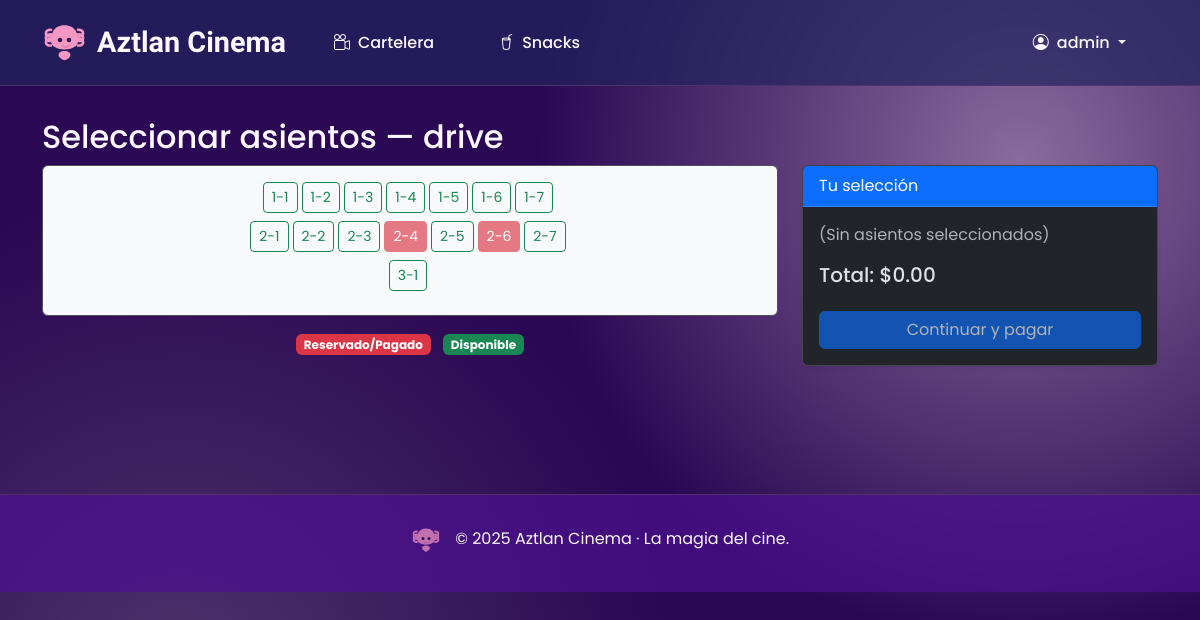
Page /showtime/2/seats/ (signed in) on the committed database.
### cinema/models.py (models this page shows, shortened)
class TimeStampedModel(models.Model):
   created = models.DateTimeField(auto_now_add=True)
   updated = models.DateTimeField(auto_now=True)
   class Meta:
       abstract = True
       ordering = ('-created',)

class Showtime(TimeStampedModel):
   movie         = models.ForeignKey(Movie, on_delete=models.PROTECT, related_name='showtimes')
   auditorium    = models.ForeignKey(Auditorium, on_delete=models.PROTECT, related_name='showtimes')
   start_time    = models.DateTimeField()
   language      = models.CharField(max_length=20, choices=[('SUB', 'Subtitulada'), ('DUB', 'Doblada')])
   format        = models.CharField(max_length=10, choices=[('2D', '2D'), ('3D', '3D'), ('IMAX', 'IMAX')])
   base_price    = models.DecimalField(max_digits=6, decimal_places=2)
   class Meta:
       indexes = [models.Index(fields=('start_time',))]
       unique_together = (('auditorium', 'start_time'),)

class Movie(TimeStampedModel):
   title         = models.CharField(max_length=200)
   original_title= models.CharField(max_length=200, blank=True)
   synopsis      = models.TextField(blank=True)
   duration_min  = models.PositiveSmallIntegerField(help_text='Duración en minutos')
   release_date  = models.DateField()
   rating        = models.CharField(max_length=10, help_text='Clasificación, p. ej. PG-13')
   poster        = models.ImageField(upload_to='posters/', blank=True)
   trailer_url   = models.URLField(blank=True)
   genres        = models.ManyToManyField(Genre, related_name='movies')
   is_active     = models.BooleanField(default=True)

class Seat(models.Model):
   auditorium    = models.ForeignKey(Auditorium, on_delete=models.CASCADE, related_name='seats')
   row           = models.PositiveSmallIntegerField()
   col           = models.PositiveSmallIntegerField()
   seat_type     = models.CharField(max_length=20, default='standard')  # ej. VIP, 4DX…
   class Meta:
       unique_together = (('auditorium', 'row', 'col'),)
       ordering = ('row', 'col')

### cinema/views.py (the view, shortened to what this page needs)
# urls.py: path("showtime/<int:pk>/seats/",SeatSelectionView.as_view(),name="seat_selection"),
class SeatSelectionView(LoginRequiredMixin, View):
   login_url = 'login'
   template_name = 'seat_selection.html'
   def get(self, request, pk):
       showtime = get_object_or_404(
           Showtime.objects.select_related("auditorium__cinema", "movie"),
           pk=pk
       )
       aud = showtime.auditorium
       taken = set(
           showtime.tickets
           .filter(status__in=[ReservationStatus.RESERVED, ReservationStatus.PAID])
           .values_list("seat_id", flat=True)
       )
       seats_qs = aud.seats.all().order_by("row", "col")
       if not seats_qs.exists():
           return render(request, self.template_name, {
               "showtime": showtime,
               "no_seats": True
           })
       grid = {}
       for seat in seats_qs:
           grid.setdefault(seat.row, []).append(seat)
       return render(request, self.template_name, {
           "showtime": showtime,
           "grid": grid,
           "taken": taken,
       })

### cinema/templates/seat_selection.html (shortened to what this page needs)
{% extends "baseHome.html" %}
{% block content %}
 <h2>Seleccionar asientos — {{ showtime.movie.title }}</h2>
 {% if no_seats %}
   <div class="alert alert-warning">
     <i class="bi bi-exclamation-triangle-fill me-1"></i>
     Aún no se han configurado los asientos para esta sala.
   </div>
 {% else %}
   <form method="post" class="row gx-4">
     <div class="col-md-8">
       <div class="border bg-light p-3 rounded text-center">
         {% for row, seats in grid.items %}
           <div class="d-flex justify-content-center mb-2">
             {% for seat in seats %}
               {% if seat.id in taken %}
                 <button class="btn btn-sm btn-danger me-1" disabled>
                   {{ seat.row }}-{{ seat.col }}
                 </button>
               {% else %}
                 <label class="me-1">
                   <span class="btn btn-sm btn-outline-success {% if not user.is_authenticated %}opacity-50{% endif %}">
                     {{ seat.row }}-{{ seat.col }}
                   </span>
                 </label>
               {% endif %}
             {% endfor %}
           </div>
         {% endfor %}
       </div>
       <div class="mt-3 text-center">
         <span class="badge bg-danger me-2">Reservado/Pagado</span>
         <span class="badge bg-success">Disponible</span>
       </div>
     </div>
     <div class="col-md-4">
       <div class="card shadow-sm">
         <div class="card-header bg-primary text-white">Tu selección</div>
         <div class="card-body">
           <ul id="selected-list" class="list-unstyled mb-3">
           </ul>
           <h5>Total: $<span id="total-price">0.00</span></h5>
           {% if user.is_authenticated %}
             <button
               id="submit-btn"
               type="submit"
               class="btn btn-primary w-100 mt-3"
               disabled>
               Continuar y pagar
             </button>
           {% endif %}
         </div>
       </div>
     </div>
   </form>
 {% endif %}
{% endblock %}

### templates/baseHome.html (shortened to what this page needs)
{% load static %}
<!DOCTYPE html>
<html lang="es" data-bs-theme="dark">
<head>
    <link href="https://cdn.jsdelivr.net/npm/bootstrap@5.3.3/dist/css/bootstrap.min.css" rel="stylesheet">
    <link href="https://cdn.jsdelivr.net/npm/bootstrap-icons@1.11.3/font/bootstrap-icons.css" rel="stylesheet">
</head>
<body>
    <div class="bubbles">
    </div>
    <nav class="navbar navbar-expand-lg">
        <div class="container">
            <a class="navbar-brand d-flex align-items-center" href="{% url 'home' %}">
                Aztlan Cinema
            </a>
            <div id="nav" class="collapse navbar-collapse">
                <ul class="navbar-nav me-auto mb-2 mb-lg-0">
                    <li class="nav-item">
                        <a class="nav-link{% if request.resolver_match.url_name == 'home' %} active{% endif %}" href="{% url 'home' %}">
                            <i class="bi bi-camera-reels me-2"></i>Cartelera
                        </a>
                    </li>
                    <li class="nav-item">
                        <a class="nav-link{% if request.resolver_match.url_name == 'snack_list' %} active{% endif %}" href="{% url 'snack_list' %}">
                            <i class="bi bi-cup-straw me-2"></i>Snacks
                        </a>
                    </li>
                </ul>
                <ul class="navbar-nav">
                    {% if request.user.is_authenticated %}
                        <li class="nav-item dropdown">
                            <a class="nav-link dropdown-toggle" href="#" role="button" data-bs-toggle="dropdown" aria-expanded="false">
                                <i class="bi bi-person-circle me-2"></i>{{ request.user.get_short_name|default:request.user.username }}
                            </a>
                        </li>
                    {% else %}
                        <li class="nav-item">
                            <a class="nav-link" href="{% url 'login' %}">
                                <i class="bi bi-box-arrow-in-right me-2"></i>Entrar
                            </a>
                        </li>
                    {% endif %}
                </ul>
            </div>
        </div>
    </nav>
    <main class="container">
        {% block content %}{% endblock %}
    </main>
    <footer class="text-center">
        <div class="container">
            <p class="mb-2">
                © {% now "Y" %} Aztlan Cinema · La magia del cine.
            </p>
        </div>
    </footer>
</body>
</html>

### templates/baseHome.html (style rules this page uses)
:root { --axolotl-deep-purple: #2b0853ff; --axolotl-mid-purple: #4D326C; --axolotl-soft-purple: #8B6B9D; --axolotl-pink: #F597C4; --axolotl-glow: #63E2D9; --axolotl-white: #FDF7FF; --body-font: 'Poppins', sans-serif; --title-font: 'Comfortaa', cursive; }
body { background-color: var(--axolotl-deep-purple); background-image: radial-gradient(circle at 15% 85%, var(--axolotl-mid-purple), transparent 40%), radial-gradient(circle at 85% 20%, var(--axolotl-soft-purple), transparent 40%); color: var(--axolotl-white); font-family: var(--body-font); min-height: 100vh; position: relative; overflow-x: hidden; }
.bubbles { position: fixed; top: 0; left: 0; width: 100%; height: 100%; overflow: hidden; z-index: -1; }
.navbar { background-color: rgba(34, 36, 95, 0.7); backdrop-filter: blur(10px); border-bottom: 1px solid var(--axolotl-mid-purple); padding: 1rem 0; position: sticky; top: 0; z-index: 1000; }
.navbar-brand { font-family: var(--title-font); font-weight: 700; font-size: 1.8rem; color: var(--axolotl-white); transition: color 0.3s ease; }
.axolotl-logo { width: 45px; margin-right: 10px; transition: transform 0.5s ease; }
.nav-link { color: var(--axolotl-white) !important; font-weight: 500; padding: 0.5rem 1.5rem !important; margin: 0 0.5rem; border-radius: 50px; transition: all 0.4s ease; position: relative; }
main { padding-top: 2rem; padding-bottom: 4rem; }
footer { background-color: rgba(76, 17, 144, 0.7); border-top: 1px solid var(--axolotl-mid-purple); padding: 2rem 0; margin-top: 4rem; }
footer .axolotl-logo { width: 30px; opacity: 0.7; }

### rows in the picture
Showtime: movie "drive"
Seat: row "1", col "1"
Seat: row "1", col "2"
Seat: row "1", col "3"
Seat: row "1", col "4"
Seat: row "1", col "5"
Seat: row "1", col "6"
Seat: row "1", col "7"
Seat: row "2", col "1"
Seat: row "2", col "2"
Seat: row "2", col "3"
Seat: row "2", col "4"
Seat: row "2", col "5"
Seat: row "2", col "6"
Seat: row "2", col "7"
Seat: row "3", col "1"

### other values in the picture
{{ request.user.get_short_name|default:request.user.username }} "admin"
